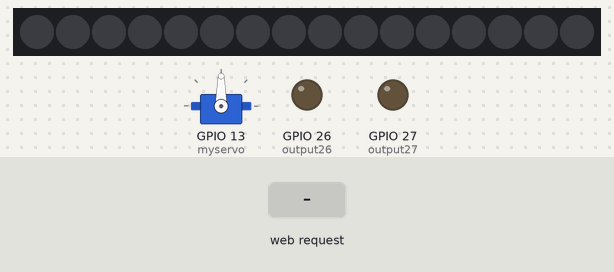
This sketch was run on a simulated ESP32. On the bench: servo, 16 RGB LEDs in strip order, left to right, output pins drawn as LEDs (lit = HIGH). Inputs (shaded band) come from the test bench. Dim RGB values are drawn brighter than linear; the local clock reads 2024-03-15 10:24:30 at power-on unless the sketch sets it; what the sketch prints to the serial monitor is not drawn.

Above: at 1.7 s.
1.8 s: HTTP request GET /26/on received
At 1.95 s:
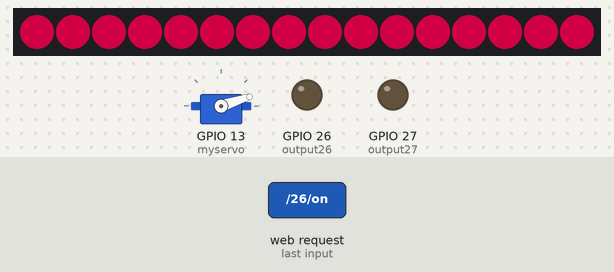
At 4.3 s:
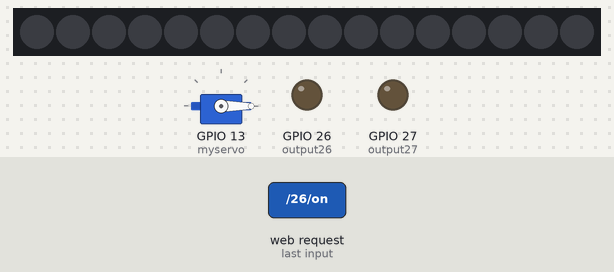
4.5 s: HTTP request GET /26/off received
6.0 s: HTTP request GET /off received
Timing chart, 0 to 9.0 s (numbered marks = the images above; inputs shaded):
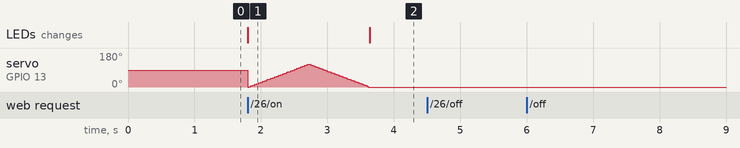

The sketch:

dispenser.ino
```cpp
/*********
  Rui Santos
  Complete project details at https://randomnerdtutorials.com
*********/

// Load Wi-Fi library
#include <WiFi.h>

// Replace with your network credentials
const char* ssid     = "ESP32-Access-Point";
const char* password = "123456789";

// Set web server port number to 80
WiFiServer server(80);

// Variable to store the HTTP request
String header;

// Auxiliar variables to store the current output state
String output26State = "off";
String output27State = "off";

// Assign output variables to GPIO pins
const int output26 = 26;
const int output27 = 27;


// leds
#define PIN        14 // On Trinket or Gemma, suggest changing this to 1
#define NUMPIXELS 16 // Popular NeoPixel ring size
#include <Adafruit_NeoPixel.h>
#define DELAYVAL 500 // Time (in milliseconds) to pause between pixels
Adafruit_NeoPixel pixels(NUMPIXELS, PIN, NEO_GRB + NEO_KHZ800);

//RTC
#include "RTClib.h"
RTC_DS3231 rtc;

//servo
#ifdef __AVR__
 #include <avr/power.h> // Required for 16 MHz Adafruit Trinket
#endif
#include <Servo.h>
Servo myservo;
int pos = 0;

void setup() {

    //SERVO
  myservo.attach(13);

  //RTC
  #if defined(__AVR_ATtiny85__) && (F_CPU == 16000000)
    clock_prescale_set(clock_div_1);
  #endif
  if (! rtc.begin()) {
    Serial.println("Couldn't find RTC");
    while (1);
  }
  rtc.adjust(DateTime(__DATE__, __TIME__));


  Serial.begin(115200);
  // Initialize the output variables as outputs
  pinMode(output26, OUTPUT);
  pinMode(output27, OUTPUT);
  // Set outputs to LOW
  digitalWrite(output26, LOW);
  digitalWrite(output27, LOW);

  // Connect to Wi-Fi network with SSID and password
  Serial.print("Setting AP (Access Point)…");
  // Remove the password parameter, if you want the AP (Access Point) to be open
  WiFi.softAP(ssid, password);

  IPAddress IP = WiFi.softAPIP();
  Serial.print("AP IP address: ");
  Serial.println(IP);

  server.begin();

  //PIXEL
  pixels.begin(); // INITIALIZE NeoPixel strip object (REQUIRED)
  Serial.begin(9600);

  delay(500);
}

void loop(){

   DateTime now = rtc.now();
    if(now.second() == 0){
      pixels.setPixelColor(0, pixels.Color(120,0,39));
      pixels.setPixelColor(1, pixels.Color(120,0,39));
      pixels.setPixelColor(2, pixels.Color(120,0,39));
      pixels.setPixelColor(3, pixels.Color(120,0,39));
      pixels.setPixelColor(4, pixels.Color(120,0,39));
      pixels.setPixelColor(5, pixels.Color(120,0,39));
      pixels.setPixelColor(6, pixels.Color(120,0,39));
      pixels.setPixelColor(7, pixels.Color(120,0,39));
      pixels.setPixelColor(8, pixels.Color(120,0,39));
      pixels.setPixelColor(9, pixels.Color(120,0,39));
      pixels.setPixelColor(10, pixels.Color(120,0,39));
      pixels.setPixelColor(11, pixels.Color(120,0,39));
      pixels.setPixelColor(12, pixels.Color(120,0,39));
      pixels.setPixelColor(13, pixels.Color(120,0,39));
      pixels.setPixelColor(14, pixels.Color(120,0,39));
      pixels.setPixelColor(15, pixels.Color(120,0,39));
      pixels.show();

      for (pos = 0; pos <= 120; pos +=2) {
        myservo.write(pos);
        delay(15);
       }
        for (pos = 120; pos >= 0; pos -= 2) {
        myservo.write(pos);
        delay(15);
        }
    }
    pixels.clear();
    pixels.show();


  WiFiClient client = server.available();   // Listen for incoming clients

  if (client) {                             // If a new client connects,
    Serial.println("New Client.");          // print a message out in the serial port
    String currentLine = "";                // make a String to hold incoming data from the client
    while (client.connected()) {            // loop while the client's connected
      if (client.available()) {             // if there's bytes to read from the client,
        char c = client.read();             // read a byte, then
        Serial.write(c);                    // print it out the serial monitor
        header += c;
        if (c == '\n') {                    // if the byte is a newline character
          // if the current line is blank, you got two newline characters in a row.
          // that's the end of the client HTTP request, so send a response:
          if (currentLine.length() == 0) {
            // HTTP headers always start with a response code (e.g. HTTP/1.1 200 OK)
            // and a content-type so the client knows what's coming, then a blank line:
            client.println("HTTP/1.1 200 OK");
            client.println("Content-type:text/html");
            client.println("Connection: close");
            client.println();

            // turns the GPIOs on and off
            if (header.indexOf("GET /26/on") >= 0) {
              Serial.println("GPIO 26 on");
              output26State = "on";
              pixels.setPixelColor(0, pixels.Color(120,0,39));
              pixels.setPixelColor(1, pixels.Color(120,0,39));
              pixels.setPixelColor(2, pixels.Color(120,0,39));
              pixels.setPixelColor(3, pixels.Color(120,0,39));
              pixels.setPixelColor(4, pixels.Color(120,0,39));
              pixels.setPixelColor(5, pixels.Color(120,0,39));
              pixels.setPixelColor(6, pixels.Color(120,0,39));
              pixels.setPixelColor(7, pixels.Color(120,0,39));
              pixels.setPixelColor(8, pixels.Color(120,0,39));
              pixels.setPixelColor(9, pixels.Color(120,0,39));
              pixels.setPixelColor(10, pixels.Color(120,0,39));
              pixels.setPixelColor(11, pixels.Color(120,0,39));
              pixels.setPixelColor(12, pixels.Color(120,0,39));
              pixels.setPixelColor(13, pixels.Color(120,0,39));
              pixels.setPixelColor(14, pixels.Color(120,0,39));
              pixels.setPixelColor(15, pixels.Color(120,0,39));
              pixels.show();

              for (pos = 0; pos <= 120; pos +=2) {
                myservo.write(pos);
                delay(15);
              }

              for (pos = 120; pos >= 0; pos -= 2) {
                myservo.write(pos);
                delay(15);
              }
             pixels.clear();
             pixels.show();
             output26State = "off";
            }
             if (header.indexOf("GET /26/off") >= 0) {
              Serial.println("GPIO 26 off");
              output26State = "off";
              pixels.clear();
              pixels.show();
            }


            // Display the HTML web page
            client.println("<!DOCTYPE html><html>");
            client.println("<head><meta name=\"viewport\" content=\"width=device-width, initial-scale=1\">");
            client.println("<link rel=\"icon\" href=\"data:,\">");
            // CSS to style the on/off buttons
            // Feel free to change the background-color and font-size attributes to fit your preferences
            client.println("<style>html { font-family: Helvetica; display: inline-block; margin: 0px auto; text-align: center;}");
            client.println(".button { background-color: #4CAF50; border: none; color: white; padding: 16px 40px;");
            client.println("text-decoration: none; font-size: 30px; margin: 2px; cursor: pointer;}");
            client.println(".button2 {background-color: #555555;}</style></head>");

            // Web Page Heading
            client.println("<body><h1>Dispenser Web Server</h1>");

            // Display current state, and ON/OFF buttons for GPIO 26
            client.println("<p>GPIO 26 - State " + output26State + "</p>");
            // If the output26State is off, it displays the ON button
            if (output26State=="off") {
              client.println("<p><a href=\"/26/on\"><button class=\"button\">ON</button></a></p>");
            } else {
              client.println("<p><a href=\"/26/off\"><button class=\"button button2\">OFF</button></a></p>");
            }


            // Display current state, and ON/OFF buttons for GPIO 27
            client.println("<p>GPIO 27 - State " + output27State + "</p>");
            // If the output27State is off, it displays the ON button
            if (output27State=="off") {
              client.println("<p><a href=\"/27/on\"><button class=\"button\">ON</button></a></p>");
            } else {
              client.println("<p><a href=\"/27/off\"><button class=\"button button2\">OFF</button></a></p>");
            }
            client.println("</body></html>");

            // The HTTP response ends with another blank line
            client.println();
            // Break out of the while loop
            break;
          } else { // if you got a newline, then clear currentLine
            currentLine = "";
          }
        } else if (c != '\r') {  // if you got anything else but a carriage return character,
          currentLine += c;      // add it to the end of the currentLine
        }
      }
    }
    // Clear the header variable
    header = "";


    // Close the connection
    client.stop();
    Serial.println("Client disconnected.");
    Serial.println("");
  }
}
```

Measured:
- after the input at 1.8 s, the LEDs: change at once (image 1)
- after the input at 4.5 s, every drawn part: stays the same
- after the input at 6.0 s, every drawn part: stays the same
